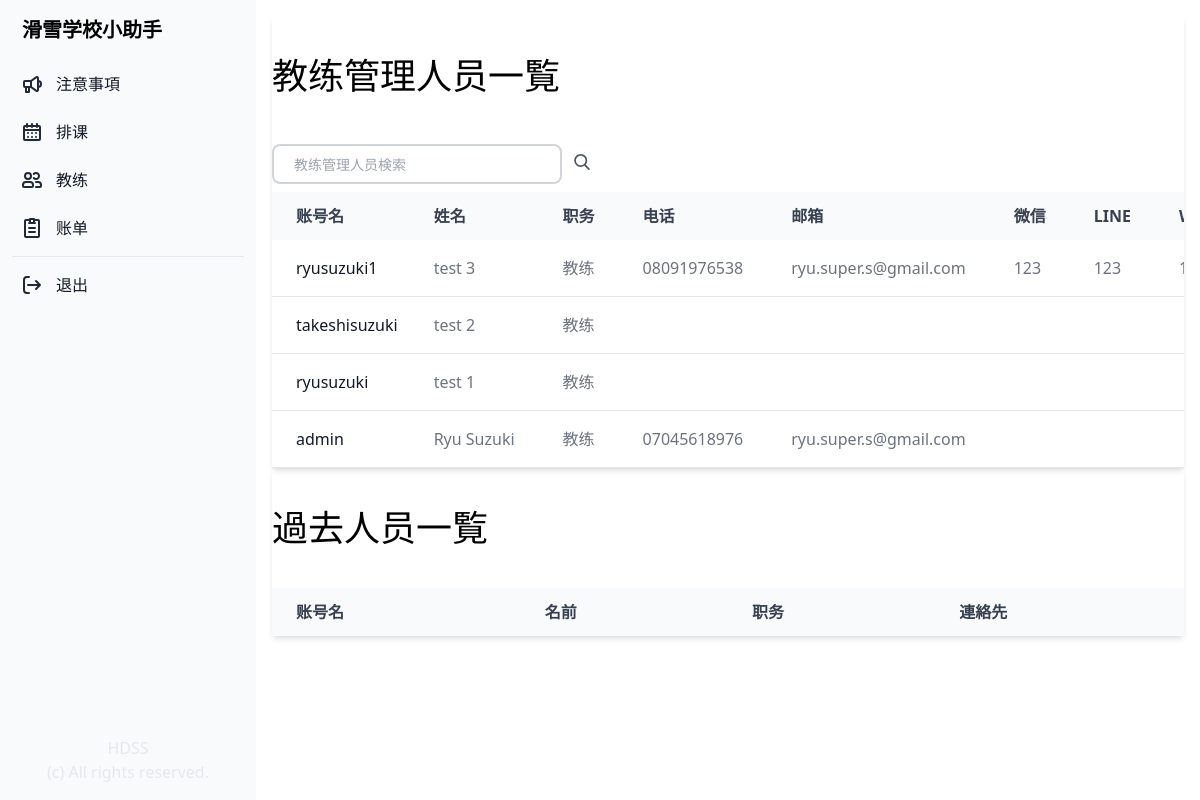
Before: /profile_list/ (signed in) with the older database file.
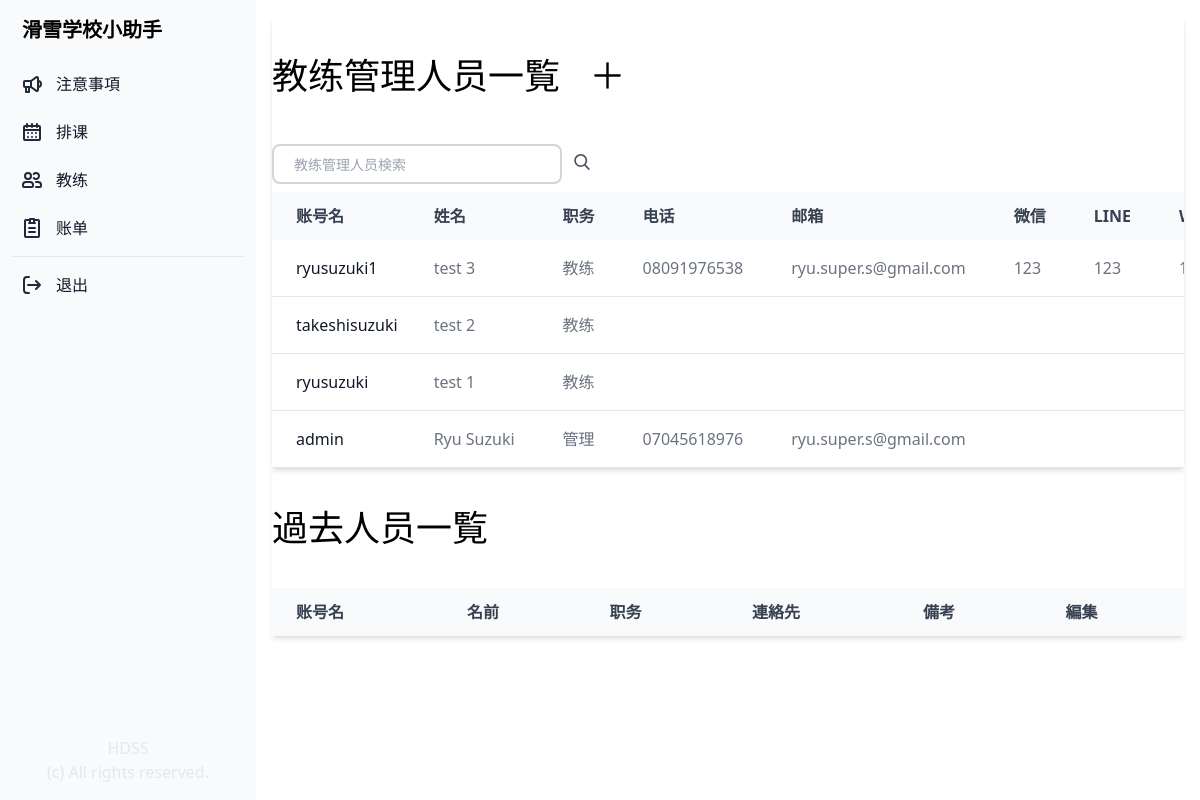
After: the same page with the newer database file.
### manager_app/models.py (models this page shows, shortened)
class Profile(models.Model):
    COLORS = (
        ('#808080', '灰色'),
        ('#ff6961', '赤色'),
        ('#ffb480', '橙色'),
        ('#f8f38d', '黄色'),
        ('#42d6a4', '緑色'),
        ('#08cad1', '水色'),
        ('#59adf6', '青色'),
        ('#9d94ff', '紫色'),
        ('#c780e8', '桃色'),
    )
    TYPE = (
        ('管理', '管理'),
        ('教练', '教练'),
        ('其他', '其他'),
    )
    SKI = (
        ('双板0极', '双板0极'),
        ('双板1级', '双板1级'),
        ('双板2级', '双板2级'),
        ('双板3级', '双板3级'),
        ('双板4级', '双板4级'),
    )
    SNOWBOARD = (
        ('单板0极', '单板0极'),
        ('单板1级', '单板1级'),
        ('单板2级', '单板2级'),
        ('单板3级', '单板3级'),
        ('单板4级', '单板4级'),
    )
    SKI_SYSTEM = (
        ('加拿大', '加拿大'),
        ('新西兰', '新西兰'),
        ('澳洲', '澳洲'),
        ('日本', '日本'),
        ('其他', '其他'),
        ('无', '无'),
    )
    SNOWBOARD_SYSTEM = (
        ('加拿大', '加拿大'),
        ('新西兰', '新西兰'),
        ('澳洲', '澳洲'),
        ('日本', '日本'),
        ('其他', '其他'),
        ('无', '无'),
    )
    YEAR_CHOICES = (
        ('1年', '1年'),
        ('2年', '2年'),
        ('3年', '3年'),
        ('4年', '4年'),
        ('5年以上', '5年以上'),
    )
    FARE_PECENTAGE = (
        ('20%', '20%'),
        ('21.5%', '21.5%'),
        ('23%', '23%'),
        ('24.5%', '24.5%'),
        ('26%', '26%'),
        ('30%', '30%'),
        ('31.5%', '31.5%'),
        ('33%', '33%'),
        ('34.5%', '34.5%'),
        ('36%', '36%'),
        ('40%', '40%'),
        ('41.5%', '41.5%'),
        ('43%', '43%'),
        ('44.5%', '44.5%'),
        ('46%', '46%'),
    )
    FULL_ATTENDANCE = (
        ('3%', '3%'),
        ('0%', '0%'),
    )
    CUSTOMERS_EVALUATION = (
        ('2%', '2%'),
        ('0%', '0%'),
    )
    COMPANY_EVALUATION = (
        ('5%', '5%'),
        ('0%', '0%'),
    )
    user = models.OneToOneField(User, on_delete=models.CASCADE)
    birthday = models.DateField("生年月日", blank=True, null=True)
    color = models.CharField("教练色", max_length=30, choices=COLORS)
    contract_type = models.CharField("职务", max_length=50, choices=TYPE, default='教练')
    fullname = models.CharField("姓名", max_length=20, blank=True)
    phone = models.CharField("電話", max_length=20, blank=True)
    email = models.CharField("邮箱", max_length=50, blank=True)
    wechat = models.CharField("微信", max_length=20, blank=True)
    whatsapp = models.CharField("Whatsapp", max_length=20, blank=True)
    line = models.CharField("LINE", max_length=20, blank=True)
    ski_system = models.CharField("双板体系", max_length=50, choices=SKI_SYSTEM, default='加拿大')
    snowboard_system = models.CharField("单板体系", max_length=50, choices=SNOWBOARD_SYSTEM, default='加拿大')
    ski = models.CharField("级别", max_length=50, choices=SKI, default='双板1级')
    snowboard = models.CharField("级别", max_length=50, choices=SNOWBOARD, default='单板1级')
    accommodation = models.CharField("宿舍", max_length=20, blank=True)
    years_choices = models.CharField("経験年数", choices=YEAR_CHOICES, default='1年')
    fare_percentage = models.CharField("提成比率", max_length=50, choices=FARE_PECENTAGE, default='20%')
    full_attendance = models.CharField("全勤提成", max_length=50, choices=FULL_ATTENDANCE, default='3%')
    customers_evaluation = models.CharField("客人評価", max_length=50, choices=CUSTOMERS_EVALUATION, default='2%')
    company_evaluation = models.CharField("公司評価", max_length=50, choices=COMPANY_EVALUATION, default='5%')
    note = models.CharField("備考", max_length=500, blank=True)
    is_active = models.BooleanField("現役中", default=True)
    date_created = models.DateTimeField("作成日", auto_now_add=True)
    updated_at = models.DateTimeField("更新日", auto_now=True)

### manager_app/views.py (the view)
# urls.py: path('profile_list/', views.profile_list, name="profile_list"),
@login_required(login_url='/login_user/')
def profile_list(request):
    if request.user.is_authenticated:
        profiles = Profile.objects.all().order_by('-date_created')
        contract = request.user.profile.contract_type
        if request.method == "POST":
            keyword = request.POST['keyword']
            result_list = Profile.objects.filter(fullname__contains=keyword).order_by('-date_created')
            return render(request, "profile/profile_search_list.html", {"result_list": result_list, "keyword": keyword})
        else:
            return render(request, "profile/profile_list.html", { "profiles": profiles, "contract": contract })
    else:
        return redirect('login_user')

### manager_app/templates/profile/profile_list.html (shortened to what this page needs)
{% extends "base.html" %}
{% block content %}
<div class="p-4 sm:ml-64">
    {% if contract == "下請け" %}
    {% else %}
    <div class="relative overflow-x-auto shadow-md">
        <div class="px-auto">
            <h1 class="text-4xl py-10">教练管理人员一覧
                {% if contract == "管理" %}
                <a class="pl-5" href="{% url 'register_user' %}">＋</a>
                {% endif %}
            </h1>
            <form class="py-2 relative mx-auto text-gray-600" method="post">
                <input class="border-2 border-gray-300 bg-white h-10 px-5 pr-16 rounded-lg text-sm focus:outline-none"
                    type="search" name="keyword" placeholder="教练管理人员検索">
                <button type="submit" class="m-auto px-2">
                </button>
            </form>
        </div>
        <table class="w-full text-normal text-left rtl:text-right text-gray-500 dark:text-gray-400">
            <thead
                class="text-normal text-gray-700 uppercase bg-gray-50 whitespace-nowrap dark:bg-gray-700 dark:text-gray-400">
                <tr>
                    <th scope="col" class="px-6 py-3">
                        账号名
                    </th>
                    <th scope="col" class="px-6 py-3">
                        姓名
                    </th>
                    <th scope="col" class="px-6 py-3">
                        职务
                    </th>
                    <th scope="col" class="px-6 py-3">
                        电话
                    </th>
                    <th scope="col" class="px-6 py-3">
                        邮箱
                    </th>
                    <th scope="col" class="px-6 py-3">
                        微信
                    </th>
                    <th scope="col" class="px-6 py-3">
                        LINE
                    </th>
                    <th scope="col" class="px-6 py-3">
                    </th>
                </tr>
            </thead>
            <tbody>
                {% for profile in profiles %}
                {% if profile.is_active == True %}
                <tr class="border-b">
                    <th scope="row" class="pl-6 pr-3 py-4 font-medium whitespace-nowrap text-gray-900">
                        {{ profile.user }}
                    </th>
                    <td class="px-6 py-4 whitespace-nowrap">
                        {{ profile.fullname }}
                    </td>
                    <td class="px-6 py-4 whitespace-nowrap">
                        {{ profile.contract_type }}
                    </td>
                    <td class="px-6 py-4 whitespace-nowrap">
                        {{ profile.phone }}
                    </td>
                    <td class="px-6 py-4 whitespace-nowrap">
                        {{ profile.email }}
                    </td>
                    <td class="px-6 py-4 whitespace-nowrap">
                        {{ profile.wechat }}
                    </td>
                    <td class="px-6 py-4 whitespace-nowrap">
                        {{ profile.line }}
                    </td>
                    <td class="px-6 py-4 whitespace-nowrap">
                    </td>
                </tr>
                {% endif %}
                {% endfor %}
            </tbody>
        </table>
    </div>
    <div class="relative overflow-x-auto shadow-md">
        <div class="px-auto">
            <h1 class="text-4xl py-10">過去人员一覧</h1>
        </div>
        <table class="w-full text-normal text-left rtl:text-right text-gray-500 dark:text-gray-400">
            <thead
                class="text-normal text-gray-700 uppercase bg-gray-50 whitespace-nowrap dark:bg-gray-700 dark:text-gray-400">
                <tr>
                    <th scope="col" class="px-6 py-3">
                        账号名
                    </th>
                    <th scope="col" class="px-6 py-3">
                        名前
                    </th>
                    <th scope="col" class="px-6 py-3">
                        职务
                    </th>
                    <th scope="col" class="px-6 py-3">
                        連絡先
                    </th>
                    {% if contract == "管理" %}
                    <th scope="col" class="px-6 py-3">
                        備考
                    </th>
                    <th scope="col" class="px-6 py-3">
                        編集
                    </th>
                    {% endif %}
                </tr>
            </thead>
        </table>
    </div>
    {% endif %}
</div>
{% endblock content %}

### manager_app/templates/base.html (shortened to what this page needs)
{% load static %}
<!doctype html>
<html lang="en">
<head>
    <script src="https://cdn.tailwindcss.com"></script>
</head>
<body>
    {% include 'components/sidebar.html' %}
    {% block content %}
    {% endblock content %}
</body>
</html>

### manager_app/templates/components/sidebar.html (shortened to what this page needs)
{% load static %}
<aside id="sidebar"
    class="fixed top-0 left-0 z-40 w-64 h-screen transition-transform -translate-x-full sm:translate-x-0"
    aria-label="Sidebar">
    <div class="h-full px-3 py-4 bg-gray-50 dark:bg-gray-800">
        <div class="flex flex-col h-full justify-content-end">
            <a href="{% url 'home' %}" class="flex items-center ps-2.5 mb-5">
                <span class="self-center font-semibold dark:text-white">
                    <p class="text-xl">
                        滑雪学校小助手
                    </p>
                </span>
            </a>
            <ul class="space-y-2 font-medium">
                <li>
                    <a href="{% url 'home' %}"
                        class="flex items-center p-2 text-gray-900 rounded-lg dark:text-white hover:bg-gray-100 dark:hover:bg-gray-700 group">
                        <span class="ms-3">注意事項</span>
                    </a>
                </li>
                <li>
                    <a href="{% url 'schedule' %}"
                        class="flex items-center p-2 text-gray-900 rounded-lg dark:text-white hover:bg-gray-100 dark:hover:bg-gray-700 group">
                        <span class="flex-1 ms-3 whitespace-nowrap">排课</span>
                    </a>
                </li>
                <li>
                    <a href="{% url 'profile_list' %}"
                        class="flex items-center p-2 text-gray-900 rounded-lg dark:text-white hover:bg-gray-100 dark:hover:bg-gray-700 group">
                        <span class="flex-1 ms-3 whitespace-nowrap">教练</span>
                    </a>
                </li>
                <li>
                    <a href="{% url 'commission' %}"
                        class="flex items-center p-2 text-gray-900 rounded-lg dark:text-white hover:bg-gray-100 dark:hover:bg-gray-700 group">
                        <span class="flex-1 ms-3 whitespace-nowrap">账单</span>
                    </a>
                </li>
                <hr />
                <li>
                    <a href="{% url 'logout_user' %}"
                        class="flex items-center p-2 text-gray-900 rounded-lg dark:text-white hover:bg-gray-100 dark:hover:bg-gray-700 group">
                        <span class="flex-1 ms-3 whitespace-nowrap">退出</span>
                    </a>
                </li>
            </ul>
        </div>
        <p class="absolute bottom-10 right-0 left-0 text-center text-gray-200">HDSS</p>
        <p class="absolute bottom-4 right-0 left-0 text-center text-gray-200">(c) All rights reserved.</p>
    </div>
</aside>

Changed rows visible on the page:
changed Profile "Ryu Suzuki": contract_type "教练" → "管理"
Other visible differences:
text now shown: "＋ 備考 編集"
